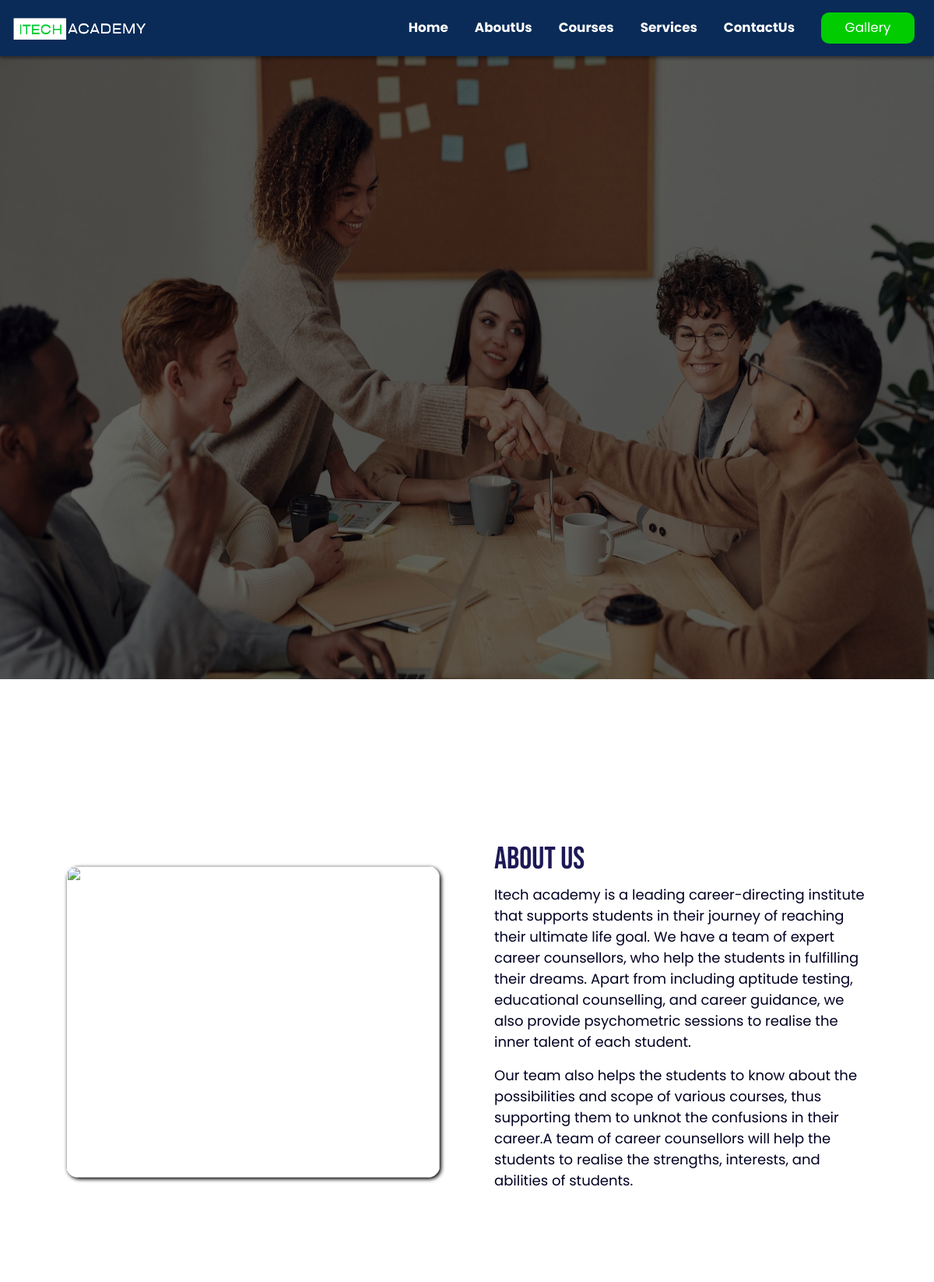
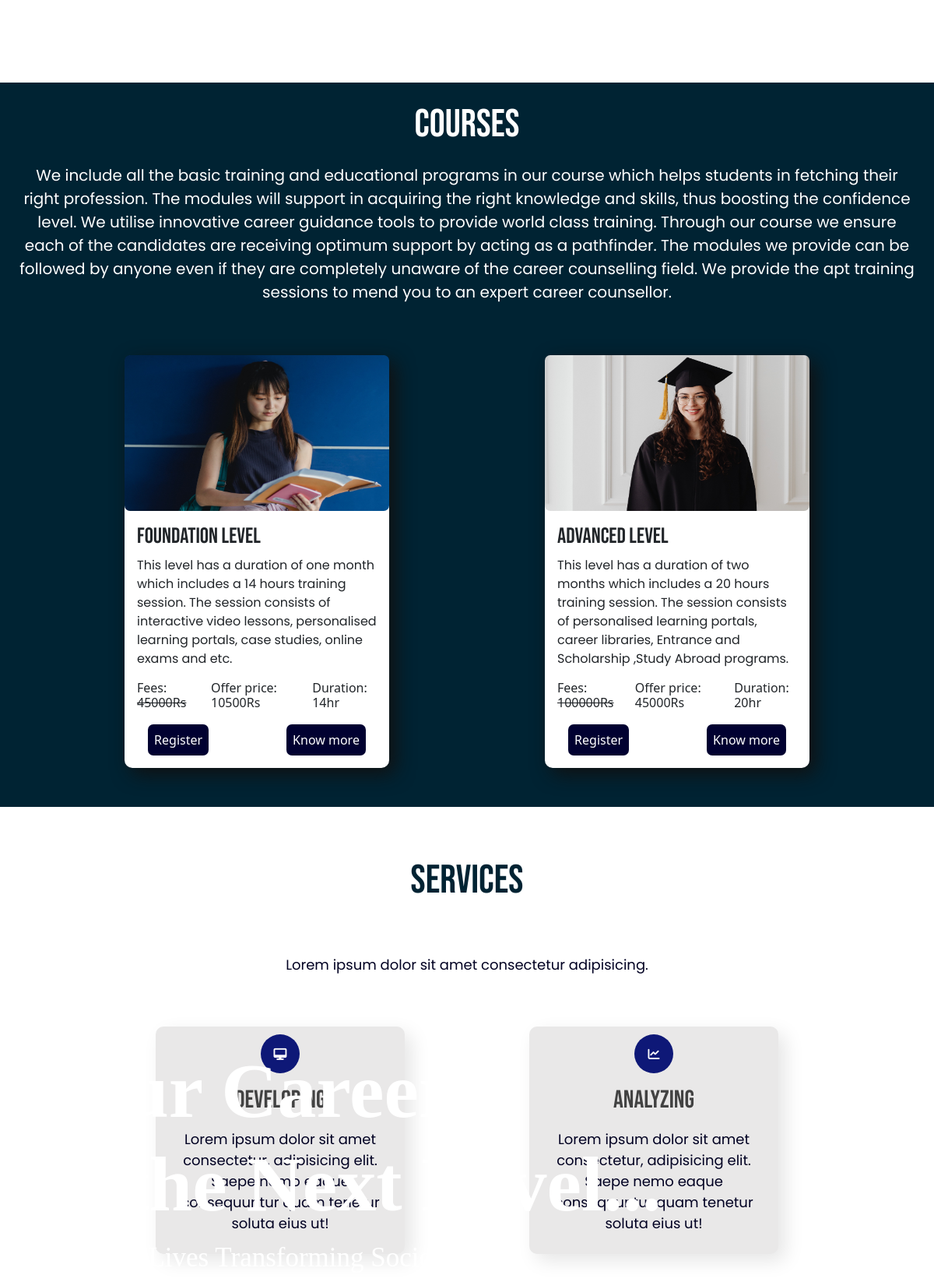
The page / (upper part) on the database its author committed (2 pictures, top to bottom).
### school/models.py (models this page shows, shortened)
class cards(models.Model):
    image=models.ImageField(blank=False)
    heading=models.CharField(max_length=30,blank=False)
    text=models.TextField(blank=False)
    fees=models.IntegerField(blank=False)
    offerfees=models.IntegerField(blank=True,default='0')
    duration=models.IntegerField(blank=False)

### school/views.py (the view)
# urls.py: path('', views.index,name='index'),
def index(request):
    card_element=cards.objects.all()
    if request.method == 'POST':
        start_name  = request.POST.get('start_name')
        start_phone = request.POST.get('start_phone')
        userdetails = student_details(start_name=start_name,start_phone=start_phone,)
        userdetails.save()
    contact=student_details.objects.all()
    return render(request,'index.html',{'card_element':card_element,'contact': contact})

### school/templates/index.html (shortened to what this page needs)
{% include "base.html" %}
{% load static %}
<section id="home">
<div class="images">
     <img class="display-image" src="{% static 'image/pic122.jpg' %}">
  <div class="txt">
    <h1 class="display-text"><strong>  Your Career  <span id="nxt"> to the Next Level...</span> </strong></h1>
    <p class="touch" style="font-family: 'cinzel', serif;">Touching Lives Transforming Society !</p>
  </div>
</div>
</section>
<section id="about">
  <div class="about-container">
    <div class="about-image">
        <img class="image2" src="{% static 'image/pexels-mikael-blomkvist-6476254.jpg' %}">
    </div>
    <div class="about-text">
        <h1 style="color: #1e1955;font-family: 'Bebas Neue', cursive;">About Us</h1>
        <p class="abt-txt">Itech academy is a leading career-directing institute that supports students in their journey of reaching their ultimate life goal. We have a team of expert career counsellors, who help the students in fulfilling their dreams. Apart from including aptitude testing, educational counselling, and career guidance, we also provide psychometric sessions to realise the inner talent of each student. </p>
        <p class="abt-txt">Our team also helps the students to know about the possibilities and scope of various courses, thus supporting them to unknot the confusions in their career.A team of career counsellors will help the students to realise the strengths, interests, and abilities of students. </p>
    </div>
</div>
</section>
<section id="course" class="courses">
   <div class="container-fluid">
  <div class="row" style="width: 100%; height: auto;">
    <div class="col-sm-12" style="color: white;text-align: center;margin-top:24px;">
      <h1  style="font-family: 'Bebas Neue', cursive;font-size: 50px;">Courses</h1>
      <p style="font-family:'Poppins', sans-serif;font-size:20px ; margin-top: 20px;">We include all the basic training and educational programs in our course which helps students in fetching their right profession. The modules will support in acquiring the right knowledge and skills, thus boosting the confidence level. We utilise innovative career guidance tools to provide world class training. Through our course we ensure each of the candidates are receiving optimum support by acting as a pathfinder. The modules we provide can be followed by anyone even if they are completely unaware of the career counselling field. We provide the apt training sessions to mend you to an expert career counsellor.
      </p>
    </div>
  </div>
    <div class="row" id="card-space">
     {% for card in card_element %}
      <div class="col-sm-4" id="cards">
        <div class="card-columns">
              <div class="card" style="border-radius: 10px;" >
              <img class="card-img-top" src="{{ card.image.url }}" style="max-height: 200px;max-width: 350px;border-radius: 7px;">
              <div class="card-body">
                  <h3 class="card-heading" style="font-family: 'Bebas Neue', cursive;">{{card.heading}}</h3>
                  <p class="card-text" style="font-family:'Poppins', sans-serif;">{{card.text}}</p>
                  <div class="cards-title">
                      <h6 class="card-title" >Fees:<del> {{card.fees}}Rs</del></h6>
                      <h6 class="card-title" id="offer-price">Offer price: {{card.offerfees}}Rs</h6>
                      <h6 class="card-title">Duration: {{card.duration}}hr</h6>
                  </div>
                  <div class="card-body1" >
                    <a style="border: solid 0.5rem rgb(1, 1, 49) ;text-decoration: none;color:white ;background-color:rgb(1, 1, 49) ;border-radius: 7px;" href="{% url 'school:contact' %}">Register</a>
                    {% if card.heading == "Foundation Level" %}
                    <a style="border: solid 0.5rem rgb(1, 1, 49) ;text-decoration: none;color:white ;background-color:rgb(1, 1, 49) ;border-radius: 7px;" href="{% url 'school:abc' %}">Know more</a>
                    {% else %}
                    <a style="border: solid 0.5rem rgb(1, 1, 49) ;text-decoration: none;color:white ;background-color:rgb(1, 1, 49) ;border-radius: 7px;" href="{% url 'school:advanced' %}">Know more</a>
                    {% endif %}
                    </div>
              </div>
          </div>
      </div>
      </div>
    {% endfor %}
    </div>
   </div>
</section>
  <section id="services">
  <h2 class="heading" style="font-family: 'Bebas Neue', cursive;"> Services </h2>
  <p id="service"style="font-family:'Poppins', sans-serif;"> Lorem ipsum dolor sit amet consectetur adipisicing. </p>
  <div class="services-container">
      <div class="service-item">
          <ul>
              <li><i class="fa-solid fa-desktop"></i></li>
          </ul>
          <article>
              <h2 class="service-heading" style="font-family: 'Bebas Neue', cursive;"> Developing </h2>
              <p style="font-family:'Poppins', sans-serif;">Lorem ipsum dolor sit amet consectetur, adipisicing elit. Saepe nemo eaque consequuntur quam
                  tenetur soluta eius ut!</p>
          </article>
      </div>
      <div class="service-item">
          <ul>
              <li><i class="fa-solid fa-chart-line"></i></li>
          </ul>
          <article>
              <h2 class="service-heading" style="font-family: 'Bebas Neue', cursive;"> Analyzing </h2>
              <p style="font-family:'Poppins', sans-serif;">Lorem ipsum dolor sit amet consectetur, adipisicing elit. Saepe nemo eaque consequuntur quam
                  tenetur soluta eius ut!</p>
          </article>
      </div>
</section>

### school/templates/base.html (shortened to what this page needs)
{% load static %}
<!DOCTYPE html>
<html lang="en">
<head>
  <link href="https://cdn.jsdelivr.net/npm/bootstrap@5.1.3/dist/css/bootstrap.min.css" rel="stylesheet"
>
  <link rel="stylesheet" href="https://cdn.jsdelivr.net/npm/bootstrap-icons@1.10.4/font/bootstrap-icons.css">
  <link rel="stylesheet" href="https://cdnjs.cloudflare.com/ajax/libs/font-awesome/6.2.1/css/all.min.css"
 />
  <link rel="stylesheet" href="https://cdn.jsdelivr.net/npm/bootstrap-icons@1.10.5/font/bootstrap-icons.css">
  <link rel="stylesheet" href="{% static 'css/style.css' %}">
</head>
<body class="body">
  <nav class="navbar navbar-expand-md navbar-light sticky-top" id="neubar">
    <div class="container-fluid" class="nav-container">
      <img src="{% static 'image/LOGO111.png' %}" class="product-image" alt="">
      <div class=" collapse navbar-collapse" id="navbarNavDropdown">
        <ul class="navbar-nav ms-auto">
          <li id="home" class="nav-item">
            <a id="hom" class="nav-link mx-2 " aria-current="page" href="{% url 'school:index' %}">Home </a>
          </li>
          <li id="abot" class="nav-item">
            <a id="abt" class="nav-link mx-2 " href="#about">AboutUs</a>
          </li>
          <li id="cont" class="nav-item">
            <a id="con" class="nav-link mx-2 " href="#course">Courses</a>
          </li>
          <li id="cont" class="nav-item">
            <a id="con" class="nav-link mx-2 " href="#services">Services</a>
          </li>
          <li id="cont" class="nav-item">
            <a id="con" class="nav-link mx-2 " href="#contact">ContactUs</a>
          </li>
          <li id="btt" class="nav-item">
            <a id="bttn" style="margin-right: 100px;" class="nav-link mx-2 " href="#"><button class="buttn"
                style="border: none;outline: none;border-radius:10px;background-color: rgb(0, 204, 0);color: white;height: 40px;width: 120px;">Gallery</button></a>
          </li>
        </ul>
      </div>
    </div>
  </nav>
</body>
</html>

### school/static/css/style.css (style rules this page uses)
* { margin: 0; padding: 0; box-sizing: border-box; }
#hom { color: rgb(255, 255, 255); transition: all .3s ease; }
#abt { color: rgb(255, 255, 255); transition: all .3s ease; }
#abot { color: white; }
#con { color: rgb(255, 255, 255); transition: all .3s ease; }
#neubar { background: #ffffff; box-shadow: 0px 3px 4px rgba(0, 0, 0, 0.4); z-index: 1; background-color: #0a2b57; }
.nav-item { font-size: 14px; font-family: 'Poppins'; font-weight: bold }
#neubar .nav-item { margin: auto 1px; }
#neubar a { padding-left: 12px; padding-right: 4px; }
.product-image { height: 40px; width: 180px; }
.navbar-light .navbar-nav .nav-link { color: rgba(97, 94, 255, 0.9); font-size: larger; }
.card { box-shadow: 8px 8px 25px rgb(17, 17, 17); transition: .8s; width: 340px; height: auto; border: none; outline: none; }
.card-columns { margin: 0; padding: 0; width: auto; height: auto; }
.courses { background-color: #002333; height: auto; width: 100%; padding: 0; margin: 0; }
.container-fluid { height: auto; width: 100%; }
.card-body { width: 340px; height: auto; }
.card-body1 { display: flex; flex-direction: row; justify-content: center; gap: 100px; height: 40px; margin-top: 10px; }
.cards-title { display: flex; flex-direction: row; justify-content: center; gap: 15px; }
#offer-price { display: flex; flex-direction: row; }
#cards { width: auto; height: auto; padding: 0; margin: 0; }
#card-space { align-items: center; display: flex; flex-direction: row; justify-content: center; gap: 200px; width: 100%; height: auto; padding: 50px 0px; margin: 0; }
.row { width: 100%; padding: 0; margin: 0; }
.display-image { filter: brightness(40%); height: 100vh; width: 100%; }
.display-text { top: 60px; color: white; font-family: 'cinzel', serif; font-size: 100px; }
#nxt { display: flex; }
.touch { color: white; font-family: 'cinzel', serif; font-size: 35px; }
.txt { position: absolute; top: 35%; margin-left: 50px; }
.about-container { display: flex; flex-direction: row; justify-content: center; gap: 70px; height: 110vh; align-items: center; }
.about-image { width: 40%; }
.about-text { width: 40%; }
.image2 { width: 100%; height: 400px; border-radius: 15px; box-shadow: 2px 2px 5px black; }
.abt-txt { color: rgb(0, 0, 34); font-family: 'Poppins', sans-serif; font-size: 18px; }
#services { width: 100%; margin-top: 60px; }
.heading { margin: 1rem auto; text-align: center; color: #1e1955; font-family: 'cinzel', serif; font-size: 50px; }
#services p { text-align: center; margin-bottom: 1rem; color: rgb(0, 0, 34); font-family: 'Poppins', sans-serif; font-size: 18px; }
.services-container { width: 80%; margin: 0 auto; display: flex; flex-wrap: wrap; align-content: flex-start; justify-content: space-around; }
.service-item { width: 20rem; margin: 1rem; margin-top: 50px; padding: 10px; display: flex; flex-shrink: 1; align-items: center; flex-direction: column; justify-content: center; transition: all 0.1s linear; border-radius: 10px; cursor: pointer; box-shadow: 9px 9px 25px 0px rgb(0, 0, 0, 0.1); background-color: #e9e8e8 }
.service-item ul { margin: 0; padding: 0; }
.service-item ul li { width: 50px; height: 50px; color: white; list-style: none; font-size: 1.2rem; display: flex; border-radius: 50%; align-items: center; justify-content: center; background-color: #0e1877; }
.service-heading { margin: 1rem 0; text-align: center; color: #000000b7; font-family: 'cinzel', serif; }
article p { font-size: 14px; color: #000000b7; }
i { font-weight: 400; font-size: 15px; }
.heading { font-size: 3.2rem; margin: 4rem auto; text-align: center; font-family: system-ui; color: #002333; }
article p { font-size: 18px; color: #ffffffb7; }
footer .content p, a { color: #fff; }

### rows shown on the page
cards: image (picture), heading "Foundation Level", text "This level has a duration of one month which includes a 14 hours training session. The session consists of interactive video lessons, personalised learning portals, case studies, online exams and etc.", fees "45000", offerfees "10500", duration "14", shows "Know more"
cards: image (picture), heading "Advanced Level", text "This level has a duration of two months which includes a 20 hours training session. The session consists of personalised learning portals, career libraries, Entrance and Scholarship ,Study Abroad programs.", fees "100000", offerfees "45000", duration "20", shows "Know more"
